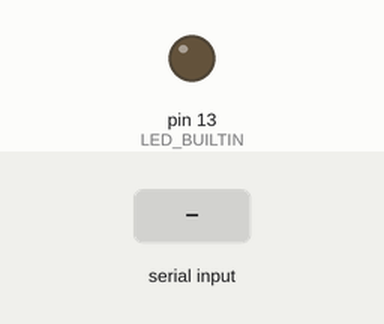
Simulated run of this sketch. Board: Arduino Uno, built with avr-gcc and run on an emulated ATmega328P. Parts: output pins drawn as LEDs (lit = HIGH). The test bench sets the inputs (shaded band). What the sketch prints to the serial monitor is not drawn.

Above: at 1.2 s.
1.3 s: "<90,45>" received over Serial
At 3.5 s:
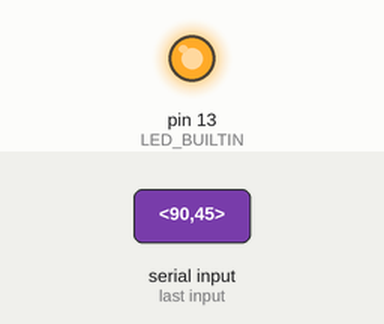
3.8 s: "<30,150>" received over Serial
Timing chart, 0 to 9.8 s (numbered marks = the images above; inputs shaded):
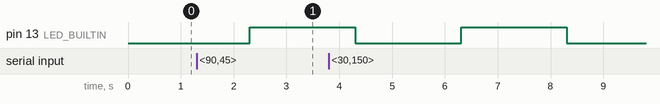

Measured:
- after the input at 1.3 s, pin 13 (LED_BUILTIN): LOW → HIGH after 1.0 s

The sketch:

sketch_sep15a.ino
```cpp
const byte numChars = 6;
char receivedChars[numChars];

boolean newData = false;

void setup() {
    Serial.begin(9600);
    //Serial.println("<Arduino is ready>");
    pinMode(LED_BUILTIN, OUTPUT);

}

void loop() {
  //delay(10000);
  //Serial.println(Serial.available());
    recibe_con_marcas();
    showNewData();

}

/////////////////////////////////////Recibe datos con inicio y fin, como ascii///////////////////////

void recibe_con_marcas() {
    static boolean recvInProgress = false;
    static byte ndx = 0;
    char startMarker = '<';
    char endMarker = '>';
    char rc;


    while (Serial.available() > 0 && newData == false) {
        rc = Serial.read();

        if (recvInProgress == true) {
            if (rc != (endMarker)) {
                receivedChars[ndx] = rc;
                ndx++;
                if (ndx >= numChars) {
                    ndx = numChars - 1;
                }
            }
            else {
                receivedChars[ndx] = '\0'; // terminate the string
                recvInProgress = false;
                ndx = 0;
                newData = true;
            }
        }
        else if (rc == (startMarker)) {
            recvInProgress = true;
        }
    }
}

///////////////////////////////Hace algo con los datos recien recibidos (PID MOTORES, etc...)///////////////////

void showNewData() {
    if (newData == true) {
      delay(1000);
        //Serial.println(receivedChars);
        //Serial.print("This just in ... ");
        int recibidos = atoi(receivedChars); //convierte valor almacenado en recibidos a flotante con signo
        //Serial.println(receivedChars[0]);
        //Serial.print("como numero ... ");

        //Serial.println(recibidos);
        digitalWrite(LED_BUILTIN, HIGH);
        delay(2000);
        digitalWrite(LED_BUILTIN, LOW);
        delay(1000);
        newData = false;
        funcion(recibidos);

        //devolver();
    }
}
//////////////////////////////////////////////////////////////////////////////////////////////////////
//////////////////////////////////////////Hace algo (PID MOTORES, etc...)/////////////////////////////

char funcion(int entrada){

  int a = 0;
  a=-entrada+3;
  protocolo(a);

}

/////////////////////////////////// Para mandar valor ///////////////////////////////////////////

char protocolo(int valor){  //Genera valor a mandar a PC desde entero obtenido de algoritmo

  char valorAmandar[6];
    if (valor>0){ // Generar simbolo se signo
      valorAmandar[1] = '0';
  }
    else{
      valorAmandar[1] = '-';
      valor=valor*-1;
    }
    if (valor<10){ // Valor de las unidades
      valorAmandar[2] = '0';
      valorAmandar[3] = '0';
      valorAmandar[4] = (valor+'0');
      }

    if (valor<100 && valor>=10){  // Valor de las decenas
      valorAmandar[2] = '0';
      valorAmandar[3] = trunc(valor/10) + '0';
      valorAmandar[4] = (valor - (trunc(valor/10))*10)+'0';
      }

   if (valor>100){  // Valor de las centenas
      valorAmandar[2]=trunc(valor/100)+'0';
      valorAmandar[3]=(trunc(valor/10)-(trunc(valor/100))*10)+'0';
      valorAmandar[4]=(valor - (trunc(valor/100))*100 -((trunc(valor/10)-(trunc(valor/100))*10))*10)+'0';
    }
    valorAmandar[0]='<';  //Inicio mensaje
    valorAmandar[5]='>';  //Fin mensaje
    //Serial.print ("Desde donde se arma la funcion ");

    Serial.print (valorAmandar[0]);
    Serial.print (valorAmandar[1]);
    Serial.print (valorAmandar[2]);
    Serial.print (valorAmandar[3]);
    Serial.print (valorAmandar[4]);
    Serial.print (valorAmandar[5]);


}
/////////////////////////////////////////////////////////////////////////
```
